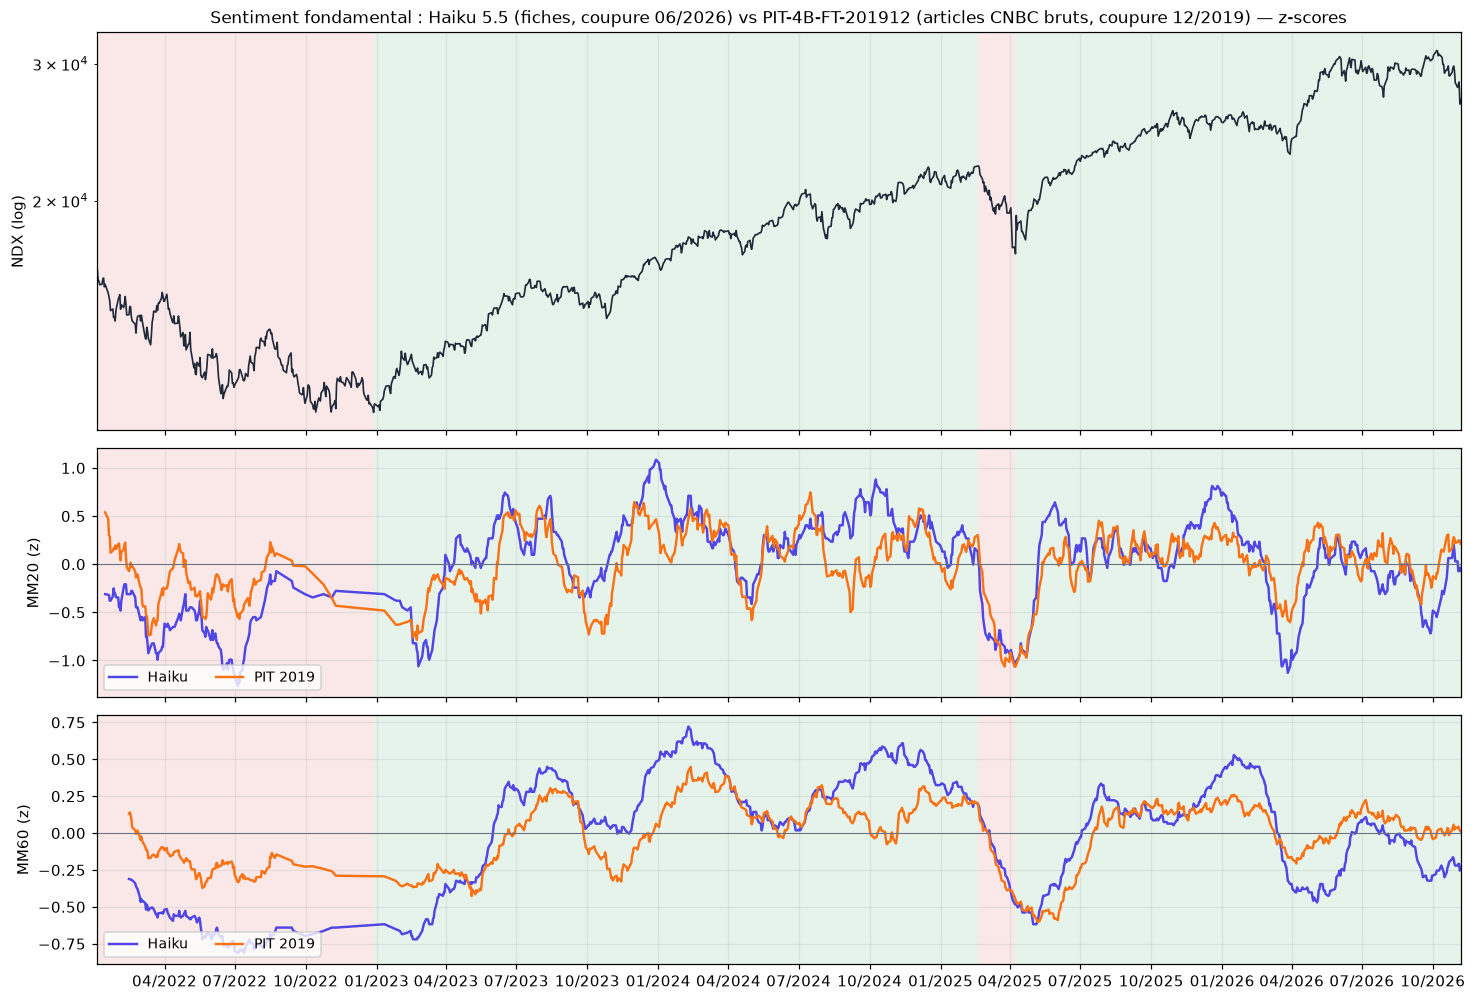

This figure's Python source:
"""Comparaison sentiment PIT-4B-FT-201912 (articles CNBC bruts, coupure 2019) vs Haiku 5.5 (fiches).

- corrélations de Spearman jour par jour et sur MM20/MM60, par année ;
- avance/retard : corrélation de la MM20 avec les rendements NDX passés et futurs (−20…+60 séances) ;
- graphique : NDX log + zones, puis MM20 et MM60 des deux notes standardisées (z-score).
    python -m myfiles.pit_vs_haiku
"""
import matplotlib
matplotlib.use("Agg")
import matplotlib.dates as mdates  # noqa: E402
import matplotlib.pyplot as plt  # noqa: E402
import numpy as np  # noqa: E402
import pandas as pd  # noqa: E402

from myfiles.ndx_regimes import PRIMARY, segments  # noqa: E402
from myfiles.ndx_sentiment_chart import GREEN, RED, START, load_ndx  # noqa: E402

OUT = "myfiles/pit_vs_haiku.png"


def z(x):
    return (x - x.mean()) / x.std()


def main():
    h = pd.read_parquet("data/text/cnbc/sentiment/sentiment.parquet").set_index("date")["score"].rename("haiku")
    p = pd.read_parquet("data/text/cnbc/pit/pit_201912.parquet").set_index("date")
    d = pd.concat([h, p.score.rename("pit"), p.p_up, p.p_dn], axis=1).dropna().sort_index()
    print(f"{len(d)} séances communes ; PIT p_up moy {d.p_up.mean():.3f}, p_dn moy {d.p_dn.mean():.3f}, "
          f"score moy {d.pit.mean():+.3f} ± {d.pit.std():.3f}")
    print("\nSpearman Haiku vs PIT :")
    for n in (1, 5, 20, 60):
        a, b = d.haiku.rolling(n).mean(), d.pit.rolling(n).mean()
        print(f"  MM{n:<3d} tout : {a.corr(b, method='spearman'):+.2f}   "
              + "  ".join(f"{y}: {a[a.index.year == y].corr(b[b.index.year == y], method='spearman'):+.2f}"
                          for y in range(2022, 2027)))
    # avance / retard vs NDX
    ndx = load_ndx()
    lr = np.log(ndx)
    print("\nSpearman MM20 vs rendement NDX (passé : J−k→J ; futur : J+1→J+1+k, note dispo J+1) :")
    for name in ("haiku", "pit"):
        mm = d[name].rolling(20, min_periods=10).mean().reindex(ndx.index).ffill()
        out = []
        for k in (20, 60):
            past = lr - lr.shift(k)
            fut = lr.shift(-(k + 1)) - lr.shift(-1)
            m = mm.index >= START
            out.append(f"passé {k}j {mm[m].corr(past[m], method='spearman'):+.2f}  "
                       f"futur {k}j {mm[m].corr(fut[m], method='spearman'):+.2f}")
        print(f"  {name:5s} : " + " | ".join(out))

    c = ndx[ndx.index >= START]
    prim = [s for s in segments(ndx, PRIMARY) if s[1] > c.index[0]]
    fig, axs = plt.subplots(3, 1, figsize=(16, 11), sharex=True, gridspec_kw={"height_ratios": [1.6, 1, 1], "hspace": 0.06})
    for ax in axs:
        for a0, b0, sgn, _ in prim:
            ax.axvspan(max(a0, c.index[0]), b0, color=GREEN if sgn > 0 else RED, alpha=0.12, lw=0)
        ax.grid(alpha=0.25)
    axs[0].plot(c, color="#1f2937", lw=1.1)
    axs[0].set_yscale("log")
    axs[0].set_ylabel("NDX (log)")
    axs[0].set_title("Sentiment fondamental : Haiku 5.5 (fiches, coupure 06/2026) vs PIT-4B-FT-201912 "
                     "(articles CNBC bruts, coupure 12/2019) — z-scores", fontsize=11)
    for ax, n in ((axs[1], 20), (axs[2], 60)):
        ax.plot(d.index, z(d.haiku).rolling(n, min_periods=n // 2).mean(), color="#4f46e5", lw=1.6, label="Haiku")
        ax.plot(d.index, z(d.pit).rolling(n, min_periods=n // 2).mean(), color="#f97316", lw=1.6, label="PIT 2019")
        ax.axhline(0, color="#6b7280", lw=0.7)
        ax.set_ylabel(f"MM{n} (z)")
        ax.legend(loc="lower left", fontsize=9, ncol=2)
    axs[2].set_xlim(c.index[0], c.index[-1])
    axs[2].xaxis.set_major_locator(mdates.MonthLocator(bymonth=(1, 4, 7, 10)))
    axs[2].xaxis.set_major_formatter(mdates.DateFormatter("%m/%Y"))
    fig.savefig(OUT, dpi=110, bbox_inches="tight")
    print(f"\n→ {OUT}")


if __name__ == "__main__":
    main()
